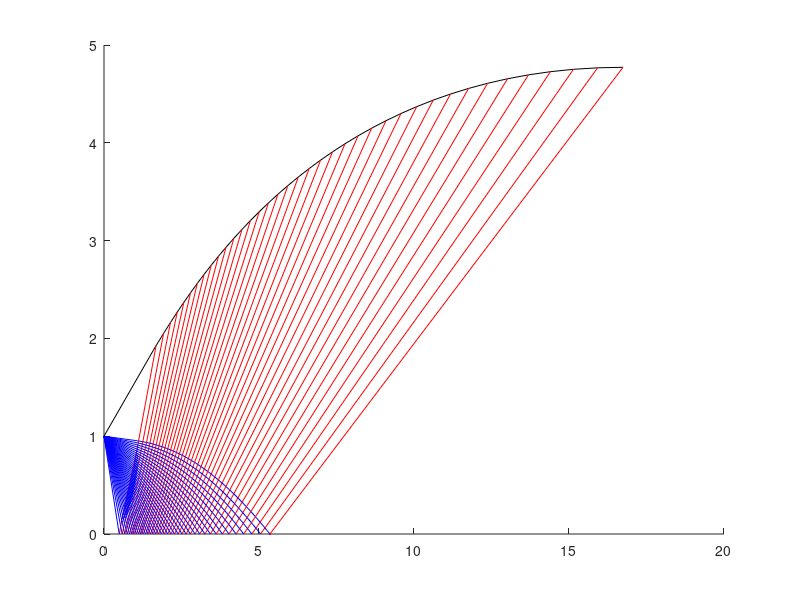

Write MATLAB code to recreate this figure. (Note: this script raises an error after producing the figure.)
%% Housekeeping

clear %delete workspace
clc %clear command window
close all %close all figures and other popups

%% Definitions and initialisation

Pc = 28e5;
Pe = 1e5;
y = 1.1484; %ratio of specific heats (gamma)
M = sqrt(((Pc/Pe)^((y-1)/y)-1)*2/(y-1)); %Exit Mach number (obtained from engine pressure ratio and ambient pressure, assuming perfet expansion)


AR = ((y+1)/2)^((-(y+1))/(2*(y-1)))*((1+(y-1)/2*M^2)^((y+1)/(2*(y-1))))/M;
n = 39; %number of characteristic lines to plot
nu = (sqrt((y+1)/(y-1))*atan(sqrt((y-1)/(y+1)*(M^2-1))) - atan(sqrt(M^2-1))); %P-M function of half of exit mach number
theta_max = 0.5*nu; %set  max angle to half the P-M function of exit mach number (this is the maximum nozzle turning angle and the angle of the initial corner)

theta = zeros(n,n);
nu = zeros(n,n);
Kn = zeros(n,n);
Kp = zeros(n,n);
Mach = zeros(n,n);

dtheta = theta_max/n; %steps in angles
theta = [dtheta:dtheta:theta_max]; %array of angles (initial)
nu = theta; %set nu to be array of angles because you start at 0 flow angle, Mach 1
Kn = theta + nu; %constant for right running wave (top left to bottom right)
Kp = theta - nu; %constant for left running wave (bottom left to top right)

Theta = 0.5*bsxfun(@plus,Kn,-Kn'); %theta obtained back from Kn at every intersection point
Nu = 0.5*bsxfun(@minus,Kn,-Kn'); %nu obtained back from Kn at every intersection point
%bsxfun essentially intermeshes the arrays into matrices using the fact
%that reflected waves Kp = -Kn of the initial waves and transposing with -Kn' creates interface between ALL waves

Theta = [theta;Theta]; %matrix of theta (flow angles) at each point
Nu = [nu;Nu]; %matrix of nu (PM function angles) at each point
Mach = zeros(n+1,n); %empty matrix placeholder for mach numbers

for i = 1:n %for all reflected plus characteristics
    for j = 1:(n+1) %for all throat-originating minus characteristics
        Mach(j,i)=fsolve(@(x)(sqrt((y+1)/(y-1))*atan(sqrt((y-1)/(y+1)*(x^2-1)))-atan(sqrt(x^2-1))) - Nu(j,i),2); % use fzero function
        %         to find M solution of PM function for given nu, so this is Mach number at every intersection point.
    end
end

Mu = asin(1./Mach); %matrix of mach angles (physically the angle in which information propagates (mach cone for example) and the angle of expansion fans)
alpha_p = Theta+Mu; %constants for plus characteristic (bottom left to top right)
alpha_n = Theta-Mu; %constants for minus characteristic (top left to bottom right)
dydx_p=tan(alpha_p); %slopes of plus characteristic line
dydx_n=tan(alpha_n); %slopes of minus characteristic line


x = zeros(n+1,n); %empty matrix of x positions -> these will be points of intersecting characteristics that plot the lines
y = zeros(n+1,n); %empty matrix of y positons -> these will be points of intersecting characteristics that plot the lines

%% Calculate points on reflected plus characteristics

%i denotes the index of throat-originated minus characteristics
%j denotes the index of the reflected plus characteristics

for i=1:n %for all reflected plus characteristics
    for j=i:n %for all throat-originated minus characteristics that this reflected line crosses
        if i == 1 %if first reflected plus characteristic
            if j == 1 %if first throat-originated minus characteristic (has some numerical funkiness)
                x(i,j)= -2/(dydx_n(i,j)-dydx_p(i,j)); %dx after moving dy = -1 (i.e throat to centreline)
                y(i,j)= 1 + dydx_n(i,j)*x(i,j); %going from 1 down to centreline with slope; should always equal 0.
            else
                x(i,j)= (-2)/(dydx_n(i,j)-dydx_p(i,j)); %dx after moving dy = -1 (i.e throat to centreline)
                y(i,j)= 1 + dydx_n(i,j)*x(i,j); %going from 1 down to centreline with slope; should always equal 0.
            end
        else %for all other reflected plus characteristics after first
            if i == j %point of reflection i.e on centreline
                x(i,j) = x(i-1,j) - y(i-1,j)/dydx_n(i,j); %calculate from previous point and current line slope knowing that y = 0 at centreline.
            else %points of intersections with throat-originating minus characteristics
                x(i,j) = (y(i,j-1) - y(i-1,j) - x(i,j-1)*dydx_p(i,j) + x(i-1,j)*dydx_n(i,j))/(dydx_n(i,j)-dydx_p(i,j)); %see below
                %This the exact same equation used in method of characteristics
                %to find the location of points from two preceding points from
                %which two characteristic lines originate and which intersect at
                %the point i,j. Simply connect the dots.
                y(i,j) = y(i-1,j) + dydx_n(i,j)*(x(i,j)-x(i-1,j)); %knowing x(i,j) you only need to use one previous point to find y.
            end
        end
    end
end


%% Plot characteristics so far

figure() %create figure
hold on %hold all plots on same figure

for i = 2:n %for all characteristics
    plot(x(i,i:n),y(i,i:n),'r') %plot the reflected plus characteristics
    
    xplot = x; %see below
    xplot(xplot==0)=nan; %data set without ugly 0 values
    
    plot([0,xplot(1,i)],[1,y(1,i)],'b') %plot the throat-originating minus characteristics before meeting reflections
    plot(xplot(1:n,i),y(1:n,i),'b'); %plot the throat-originating minus characteristics after meeting reflections
    
end

%% Calculate wall coordinates

theta_av = 0.5*(Theta(1:(n),n) + Theta(2:(n+1),n)); %flow angle at walls;
%note that n = 39 and we have n+1 lines
%Theta(:,n) are flow angles after crossing the last throat originating
%characteristic; these and other values are then constant until they hit
%the wall. So these are wall angles and values.
%This line finds the wall flow angle by averaging between two consecutive wall points
a_w = tan(theta_av); % wall slopes in dy/dx
a_c = dydx_p(1:n,n); % dy/dx slopes of the reflected plus characteristics at wall
X_c = x(1:n,n); %x coordinate of reflected plus characteristic after crossing last throat-originating minus characteristic
Y_c = y(1:n,n); %y coordinate of reflected plus characteristic after crossing last throat-originating minus characteristic
X_w = zeros(n+1,1); %empty matrix of wall x coordinates
Y_w = [1;zeros(n,1)]; %empty matrix of wall y coordinates

%% Plot wall

for i=2:(n+1) %for all wall points -> start at 2 to n+1 because of numerical scheme propagating from previous point
    %     X_w(i,1) = (Y_w(i-1,1)-Y_c(i-1,1)-a_w(i-1,1)*X_w(i-1,1)+a_c(i-1,1)*X_c(i-1,1))/(a_c(i-1,1)-a_w(i-1,1)); %x coordinate of wall
    %by combining previous wall coordinate and characteristic line
    %meeting the current wall point
    X_w(i,1) = (X_w(i-1,1)*a_w(i-1,1)-X_c(i-1,1)*a_c(i-1,1)+Y_c(i-1,1)-Y_w(i-1,1))/(a_w(i-1,1)-a_c(i-1,1)); %x coordinate of wall
    
    %     Y_w(i,1) = Y_w(i-1,1) + a_w(i-1,1)*(X_w(i,1)-X_w(i-1,1)); %wall y coordinates
    Y_w(i,1) = Y_w(i-1,1) + a_w(i-1,1)*(X_w(i,1)-X_w(i-1,1)); %wall y coordinates
end
plot(X_w,Y_w,'k') %plot nozzle wall

for i = 3:n+1
    plot([X_c(i-1),X_w(i)],[Y_c(i-1),Y_w(i)],'r') %plot reflected plus characteristics to wall
end

%% Postprocessing

plot([0,X_w(end)],[0,0],'k','linestyle','- -') %plot centreline

